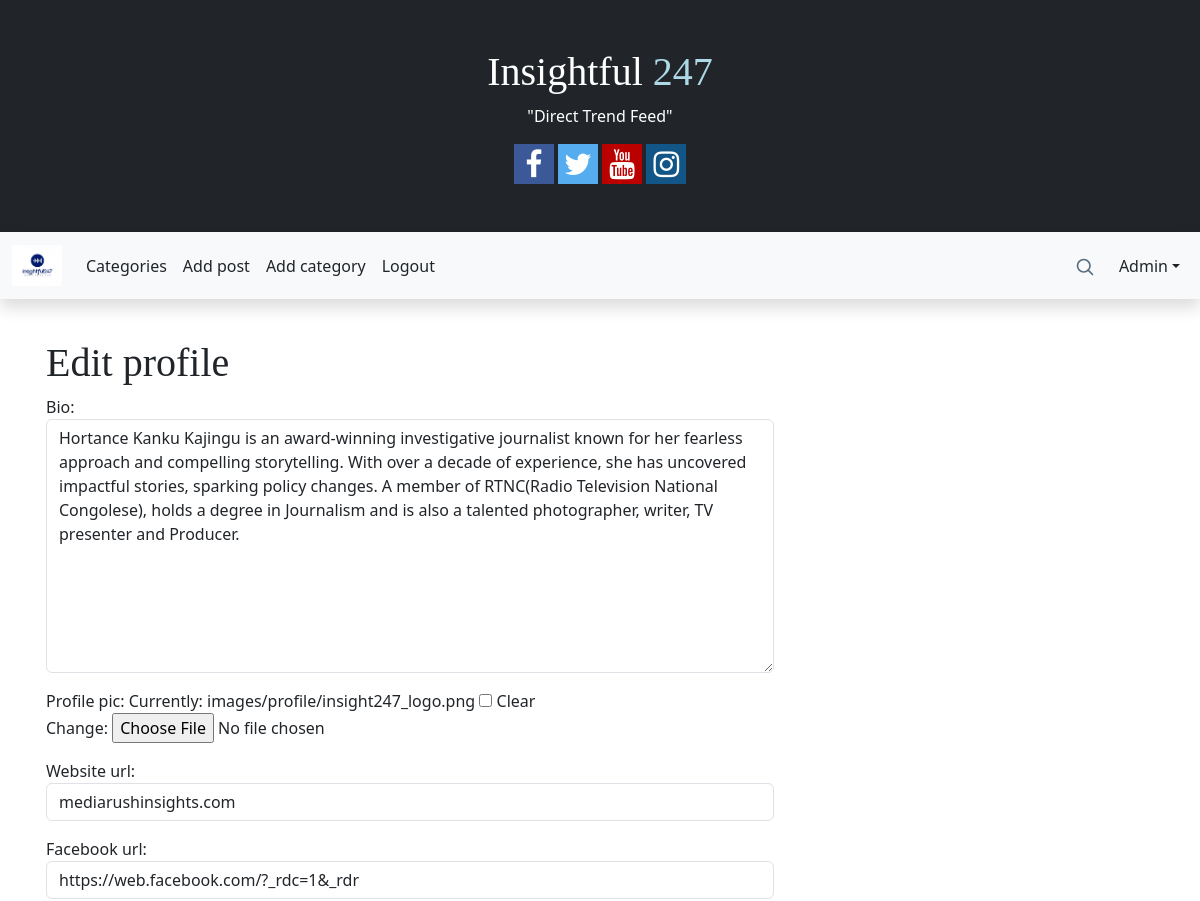
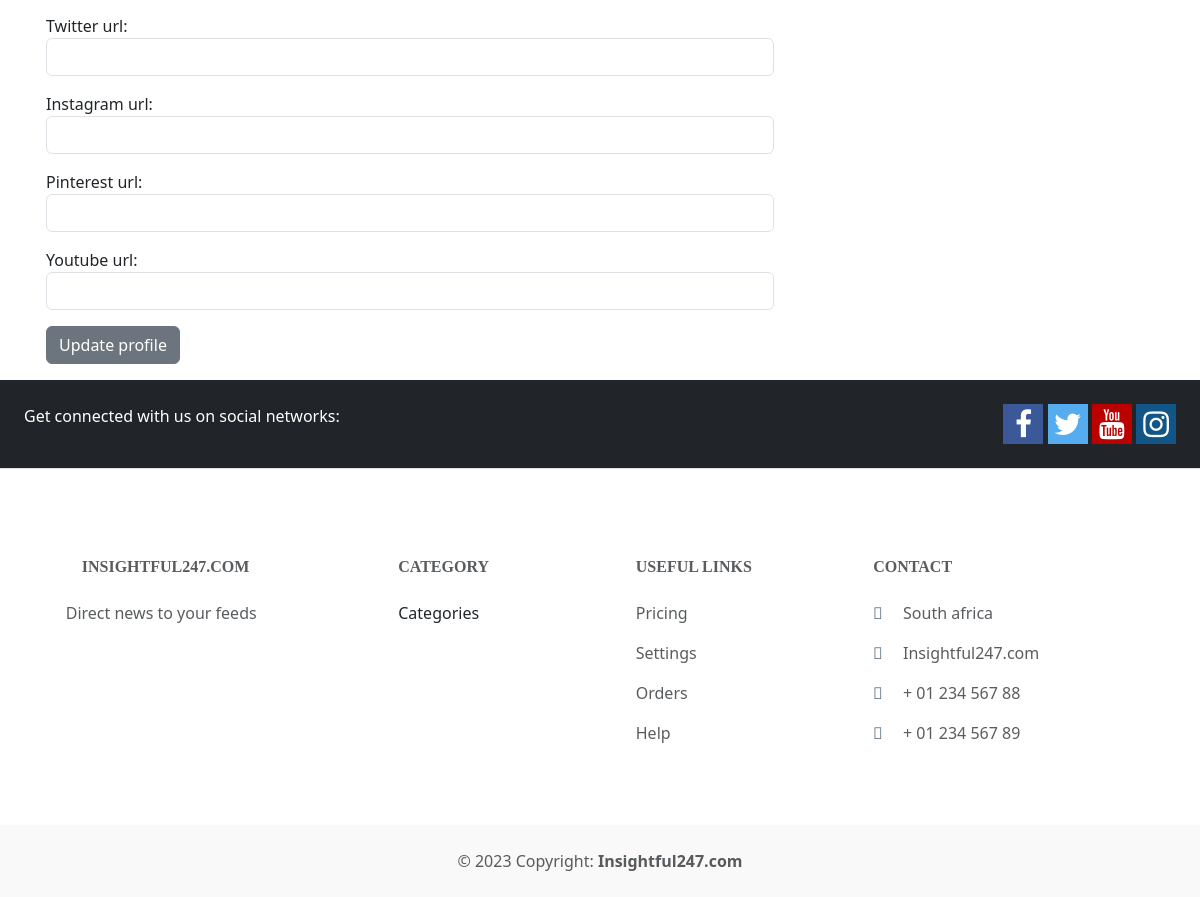
Screenshot of /members/6/edit_profile_page/ (signed in) with the database file from the repository (2 pictures, top to bottom).
### theblog/models.py (models this page shows, shortened)
class Profile(models.Model):
	user = models.OneToOneField(User, null=True, on_delete=models.CASCADE)
	bio = models.TextField()
	profile_pic = models.ImageField(null=True, blank=True, upload_to="images/profile/")
	website_url = models.CharField(max_length=255, null=True, blank=True)
	facebook_url = models.CharField(max_length=255, null=True, blank=True)
	twitter_url = models.CharField(max_length=255, null=True, blank=True)
	instagram_url = models.CharField(max_length=255, null=True, blank=True)
	pinterest_url = models.CharField(max_length=255, null=True, blank=True)
	youtube_url = models.CharField(max_length=255, null=True, blank=True)

### members/views.py (the view)
# urls.py: path('<int:pk>/edit_profile_page/', EditProfilePageView.as_view(), name='edit_profile_page'),
class EditProfilePageView(generic.UpdateView):
	model = Profile
	form_class = ProfilePageForm
	template_name = 'registration/edit_profile_page.html'
	success_url = reverse_lazy('home') #come back and redirect to profile page

### members/forms.py
class ProfilePageForm(forms.ModelForm):
	class Meta:
		model = Profile
		fields = ('bio', 'profile_pic', 'website_url', 'facebook_url', 'twitter_url', 'instagram_url', 'pinterest_url', 'youtube_url')
		widgets = {
			'bio': forms.Textarea(attrs={'class': 'form-control'}),
			'website_url': forms.TextInput(attrs={'class': 'form-control'}),
			'facebook_url': forms.TextInput(attrs={'class': 'form-control'}),
			'twitter_url': forms.TextInput(attrs={'class': 'form-control'}),
			'instagram_url': forms.TextInput(attrs={'class': 'form-control'}),
			'pinterest_url': forms.TextInput(attrs={'class': 'form-control'}),
			'youtube_url': forms.TextInput(attrs={'class': 'form-control'}),
		}

### members/templates/registration/edit_profile_page.html (shortened to what this page needs)
{% extends 'base.html' %}
{% block content %}
{% if user.is_authenticated %}
	{% if user.id == profile.user.id %}
	<div class="row">
	    <div class="col-sm-8 p-3">
			<h1>Edit profile</h1>
			<div class="form-group">
				<form method="POST" enctype="multipart/form-data">
					{{ form.as_p }}
				<button class="btn btn-secondary">Update profile</button>
			</div>
		</div>
	</div>
	{% else %}
	You can not edit this profile...
	{% endif %}
{% else %}
 You're not allowed here...
{% endif %}
{% endblock %}

### theblog/templates/base.html (shortened to what this page needs)
{% load static %}
<!doctype html>
<html lang="en">
  <head>
    <link href="https://cdn.jsdelivr.net/npm/bootstrap@5.3.1/dist/css/bootstrap.min.css" rel="stylesheet">
    <link rel="stylesheet" href="https://cdnjs.cloudflare.com/ajax/libs/font-awesome/4.7.0/css/font-awesome.min.css">
  <link href="{% static 'theblog/css/variables.css' %}" rel="stylesheet">
  <link href="{% static 'theblog/css/main.css' %}" rel="stylesheet">
  </head>
  <body>
    <div class="p-5 bg-dark text-white text-center">
    <h1>Insightful <span style="color:lightblue;">247</span></h1>
    <p>"Direct Trend Feed"</p>
    <span>
      <a href="#" class="fa fa-facebook"></a>
      <a href="#" class="fa fa-twitter"></a>
      <a href="#" class="fa fa-youtube"></a>
      <a href="#" class="fa fa-instagram"></a>
    </span>
    </div>
      <nav class="shadow navbar navbar-expand-lg bg-body-tertiary sticky-top">
        <div class="container-fluid">
          <a class="navbar-brand" href="{% url 'home' %}">
            <img src="{% static 'theblog/images/logo/insight247_logo.png' %}" alt="Avatar Logo" style="width:50px;" class="">
          </a>
          <div class="collapse navbar-collapse" id="navbarSupportedContent">
            <ul class="navbar-nav me-auto mb-2 mb-lg-0">
              {% if cat_menu %}
              <li class="nav-item dropdown">
                <a class="nav-link dropdown-toggle" href="#" role="button" data-bs-toggle="dropdown" aria-expanded="false">
                  Category
                </a>
                <ul class="dropdown-menu">
                  {% for item in cat_menu %}
                  <li><a class="dropdown-item" href="{% url 'category' item|slugify %}">{{ item }}</a></li>
                  {% endfor %}
                </ul>
              </li>
              {% else %}
                <li class="nav-item">
                  <a class="nav-link" href="{% url 'category-list' %}">Categories</a>
                </li>
              {% endif %}
              {% if user.is_authenticated %}
              {% if user.id == 2 %}
              <li class="nav-item">
                <a class="nav-link" href="{% url 'add_post' %}">Add post</a>
              </li>
              <li class="nav-item">
                <a class="nav-link" href="{% url 'add_category' %}">Add category</a>
              </li>
              {% endif %}
              <li class="nav-item">
                <a class="nav-link" href="{% url 'logout' %}">Logout</a>
              </li>
              {% endif %}
            </ul>
            <div class="col-4 d-flex justify-content-end align-items-center">
              <li class="nav-item d-flex justify-content-end">
                <a class="nav-link link-secondary" href="{% url 'search' %}" aria-label="Search">
                <svg xmlns="http://www.w3.org/2000/svg" width="20" height="20" fill="none" stroke="currentColor" stroke-linecap="round" stroke-linejoin="round" stroke-width="2" class="mx-3" role="img" viewBox="0 0 24 24"><title>Search</title><circle cx="10.5" cy="10.5" r="7.5"/><path d="M21 21l-5.2-5.2"/></svg>
                </a>
              </li>
            </div>
            {% if user.is_authenticated %}
              <ul class="navbar-nav">
                <li class="nav-item dropdown">
                  <a class="nav-link dropdown-toggle" href="#" role="button" data-bs-toggle="dropdown" aria-expanded="false">
                      {{ user.username }}</a>
                </li>
              </ul>
            {% endif %}
          </div>
        </div>
      </nav>
    <div class="container">
      <br/>
      {% block content %}
      {% endblock %}
    </div>
  </body>
<footer class="text-center text-lg-start bg-white text-muted">
  <section class="bg-dark d-flex justify-content-center justify-content-lg-between p-4 border-bottom">
    <div class="me-5 d-none d-lg-block">
      <span class="text-white">Get connected with us on social networks:</span>
    </div>
    <div>
      <span>
      <a href="#" class="fa fa-facebook"></a>
      <a href="#" class="fa fa-twitter"></a>
      <a href="#" class="fa fa-youtube"></a>
      <a href="#" class="fa fa-instagram"></a>
      </span>
    </div>
  </section>
  <section class="">
    <div class="container text-center text-md-start mt-5">
      <div class="row mt-3">
        <div class="col-md-3 col-lg-4 col-xl-3 mx-auto mb-4">
          <h6 class="text-uppercase fw-bold mb-4">
            insightful247.com
          </h6>
          <span>
            Direct news to your feeds
          </span>
        </div>
        <div class="col-md-2 col-lg-2 col-xl-2 mx-auto mb-4">
          <h6 class="text-uppercase fw-bold mb-4">
            Category
          </h6>
          {% if cat_menu %}
            {% for item in cat_menu %}
              <p>
                <a href="{% url 'category' item|slugify %}" class="text-reset">{{ item }}</a>
              </p>
            {% endfor %}
            {% else %}
              <p>
                <a class="" href="{% url 'category-list' %}">Categories</a>
              </p>
          {% endif %}
        </div>
        <div class="col-md-3 col-lg-2 col-xl-2 mx-auto mb-4">
          <h6 class="text-uppercase fw-bold mb-4">
            Useful links
          </h6>
          <p>
            <a href="#!" class="text-reset">Pricing</a>
          </p>
          <p>
            <a href="#!" class="text-reset">Settings</a>
          </p>
          <p>
            <a href="#!" class="text-reset">Orders</a>
          </p>
          <p>
            <a href="#!" class="text-reset">Help</a>
          </p>
        </div>
        <div class="col-md-4 col-lg-3 col-xl-3 mx-auto mb-md-0 mb-4">
          <h6 class="text-uppercase fw-bold mb-4">Contact</h6>
          <p><i class="fas fa-home me-3 text-secondary"></i> South africa</p>
          <p>
            <i class="fas fa-envelope me-3 text-secondary"></i>
            Insightful247.com
          </p>
          <p><i class="fas fa-phone me-3 text-secondary"></i> + 01 234 567 88</p>
          <p><i class="fas fa-print me-3 text-secondary"></i> + 01 234 567 89</p>
        </div>
      </div>
    </div>
  </section>
  <div class="text-center p-4" style="background-color: rgba(0, 0, 0, 0.025);">
    © 2023 Copyright:
    <a class="text-reset fw-bold" href="www.insightful247.com">Insightful247.com</a>
  </div>
</footer>
</html>

### static/theblog/css/variables.css (style rules this page uses)
:root { --font-default: 'EB Garamond', system-ui, -apple-system, "Segoe UI", Roboto, "Helvetica Neue", Arial, "Noto Sans", "Liberation Sans", sans-serif, "Apple Color Emoji", "Segoe UI Emoji", "Segoe UI Symbol", "Noto Color Emoji"; --font-primary: 'EB Garamond', serif; --font-secondary: 'Inter', sans-serif; --color-default: #212529; --color-default-rgb: 33, 37, 41; --color-links: #212529; --color-links-hover: #15171a; --color-primary: #212529; --color-primary-light: #26282c; --color-primary-dark: #0b0c0e; --color-primary-rgb: 33, 37, 41; --color-primary-light-rgb: 38, 40, 44; --color-primary-dark-rgb: 11, 12, 14; --color-secondary: #596d80; --color-secondary-light: #8498aa; --color-secondary-dark: #404f5c; --color-secondary-rgb: 89, 109, 128; --color-secondary-light-rgb: 132, 152, 170; --color-secondary-dark-rgb: 64, 79, 92; --color-blue: #0d6efd; --color-blue-rgb: 13, 110, 253; --color-indigo: #6610f2; --color-indigo-rgb: 102, 16, 242; --color-purple: #6f42c1; --color-purple-rgb: 111, 66, 193; --color-pink: #f3268c; --color-pink-rgb: 243, 38, 140; --color-red: #df1529; --color-red-rgb: 223, 21, 4; --color-orange: #fd7e14; --color-orange-rgb: 253, 126, 20; --color-yellow: #ffc107; --color-yellow-rgb: 255, 193, 7; --color-green: #059652; --color-green-rgb: 5, 150, 82; --color-teal: #20c997; --color-teal-rgb: 32, 201, 151; --color-cyan: #0dcaf0; --color-cyan-rgb: 13, 202, 240; --color-white: #ffffff; --color-white-rgb: 255, 255, 255; --color-gray: #6c757d; --color-gray-rgb: 108, 117, 125; --color-black: #000000; --color-black-rgb: 0, 0, 0; }
:root { --bs-blue: var(--color-blue); --bs-indigo: var(--color-indigo); --bs-purple: var(--color-purple); --bs-pink: var(--color-pink); --bs-red: var(--color-red); --bs-orange: var(--color-orange); --bs-yellow: var(--color-yellow); --bs-green: var(--color-green); --bs-teal: var(--color-teal); --bs-cyan: var(--color-cyan); --bs-white: var(--color-white); --bs-gray: var(--color-gray); --bs-gray-dark: #343a40; --bs-gray-100: #f8f9fa; --bs-gray-200: #e9ecef; --bs-gray-300: #dee2e6; --bs-gray-400: #ced4da; --bs-gray-500: #adb5bd; --bs-gray-600: #6c757d; --bs-gray-700: #495057; --bs-gray-800: #343a40; --bs-gray-900: #212529; --bs-primary: var(--color-blue); --bs-secondary: var(--color-blue); --bs-success: #198754; --bs-info: #0dcaf0; --bs-warning: #ffc107; --bs-danger: #dc3545; --bs-light: #f8f9fa; --bs-dark: #212529; --bs-primary-rgb: var(--color-primary-rgb); --bs-secondary-rgb: var(--color-secondary-rgb); --bs-success-rgb: 25, 135, 84; --bs-info-rgb: 13, 202, 240; --bs-warning-rgb: 255, 193, 7; --bs-danger-rgb: 220, 53, 69; --bs-light-rgb: 248, 249, 250; --bs-dark-rgb: 33, 37, 41; --bs-white-rgb: var(--color-white-rgb); --bs-black-rgb: var(--color-black-rgb); --bs-body-color-rgb: var(--color-default-rgb); --bs-body-bg-rgb: 255, 255, 255; --bs-font-sans-serif: var(--font-default); --bs-font-monospace: SFMono-Regular, Menlo, Monaco, Consolas, "Liberation Mono", "Courier New", monospace; --bs-gradient: linear-gradient(180deg, rgba(255, 255, 255, 0.15), rgba(255, 255, 255, 0)); --bs-body-font-family: var(--font-default); --bs-body-font-size: 1rem; --bs-body-font-weight: 400; --bs-body-line-height: 1.5; --bs-body-color: var(--color-default); --bs-body-bg: #fff; }
.bg-white { background-color: var(--color-white) !important; }

### static/theblog/css/main.css (style rules this page uses)
:root { scroll-behavior: smooth; }
a { color: var(--color-links); text-decoration: none; }
h1, h2, h3, h4, h5, h6 { font-family: var(--font-primary); }
section { padding: 40px 0; overflow: hidden; }
section { scroll-margin-top: 70px; }
.navbar a, .navbar a:focus { align-items: center; justify-content: space-between; padding: 5px 0 5px 30x; font-family: var(--font-default); font-size: 16px; font-weight: 500; color: rgba(var(--color-default-rgb), 1); transition: 0.3s; }

### theblog/templates/base.html (style rules this page uses)
.fa { padding: 5px; font-size: 30px; width: 40px; text-align: center; text-decoration: none; }
.fa-facebook { background: #3B5998; color: white; }
.fa-youtube { background: #bb0000; color: white; }
.fa-instagram { background: #125688; color: white; }
.fa-twitter { background: #55ACEE; color: white; }

### rows the page displays
Profile: bio "Hortance Kanku Kajingu is an award-winning investigative journalist known for her fearless approach and compelling storytelling. With over a decade of experience, she has uncovered impactful stories, sparking policy changes. A member of RTNC(Radio Television National Congolese), holds a degree in Journalism and is also a talented photographer, writer, TV presenter and Producer.", website_url "mediarushinsights.com", facebook_url "https://web.facebook.com/?_rdc=1&_rdr"

### other values shown
{{ user.username }} "Admin"
